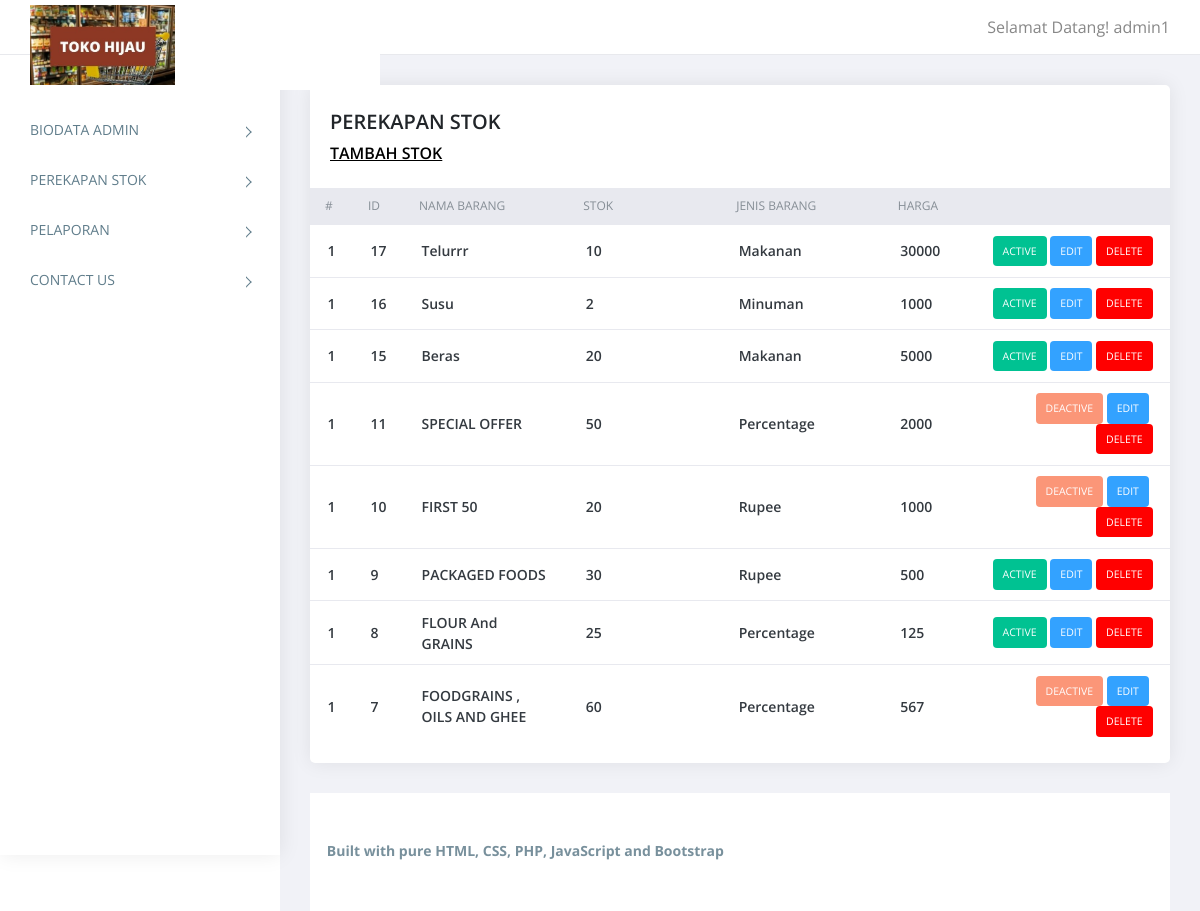
The page /perekapan_stok.php (signed in) on the database its author committed.
### tables this page shows
CREATE TABLE `coupon_master` (
  `id` int(11) NOT NULL,
  `nama_barang` varchar(50) NOT NULL,
  `stok` int(11) NOT NULL,
  `jenis_barang` varchar(10) NOT NULL,
  `harga` int(11) NOT NULL,
  `status` int(11) NOT NULL
);

### perekapan_stok.php (the view, shortened to what this page needs)
<?php
require('top.inc.php');
$sql="select * from coupon_master order by id desc";
$res=mysqli_query($con,$sql);
?>
<div class="content pb-0">
	<div class="orders">
	   <div class="row">
		  <div class="col-xl-12">
			 <div class="card">
				<div class="card-body">
				   <h4 class="box-title">PEREKAPAN STOK</h4>
				   <h4 class="box-link"><a href="detail_stok.php">TAMBAH STOK</a> </h4>
				</div>
				<div class="card-body--">
				   <div class="table-stats order-table ov-h">
					  <table class="table ">
						 <thead>
							<tr>
							   <th class="serial">#</th>
							   <th width="2%">ID</th>
							   <th width="20%">Nama Barang</th>
							   <th width="20%">Stok</th>
							   <th width="20%">Jenis Barang</th>
							   <th width="10%">Harga</th>
							   <th width="26%"></th>
							</tr>
						 </thead>
						 <tbody>
							<?php
							$i=1;
							while($row=mysqli_fetch_assoc($res)){?>
							<tr>
							   <td class="serial"><?php echo $i?></td>
							   <td><?php echo $row['id']?></td>
							   <td><?php echo $row['nama_barang']?></td>
							   <td><?php echo $row['stok']?></td>
							   <td><?php echo $row['jenis_barang']?></td>
							   <td><?php echo $row['harga']?></td>
							   <td>
								<?php
								if($row['status']==1){
									echo "<span class='badge badge-complete'><a href='?type=status&operation=deactive&id=".$row['id']."'>Active</a></span>&nbsp;";
								}else{
									echo "<span class='badge badge-pending'><a href='?type=status&operation=active&id=".$row['id']."'>Deactive</a></span>&nbsp;";
								}
								echo "<span class='badge badge-edit'><a href='detail_stok.php?id=".$row['id']."'>Edit</a></span>&nbsp;";
								echo "<span class='badge badge-delete'><a href='?type=delete&id=".$row['id']."'>Delete</a></span>";
								?>
							   </td>
							</tr>
							<?php } ?>
						 </tbody>
					  </table>
				   </div>
				</div>
			 </div>
		  </div>
	   </div>
	</div>
</div>
<?php
require('footer.inc.php');
?>

### top.inc.php (shortened to what this page needs)
<!doctype html>
<html class="no-js" lang="">
   <head>
      <link rel="stylesheet" href="assets/css/normalize.css">
      <link rel="stylesheet" href="assets/css/bootstrap.min.css">
      <link rel="stylesheet" href="assets/css/font-awesome.min.css">
      <link rel="stylesheet" href="assets/css/themify-icons.css">
      <link rel="stylesheet" href="assets/css/pe-icon-7-filled.css">
      <link rel="stylesheet" href="assets/css/flag-icon.min.css">
      <link rel="stylesheet" href="assets/css/cs-skin-elastic.css">
      <link rel="stylesheet" href="assets/css/style.css">
   </head>
   <body>
      <aside id="left-panel" class="left-panel">
         <nav class="navbar navbar-expand-sm navbar-default">
            <div id="main-menu" class="main-menu collapse navbar-collapse">
               <ul class="nav navbar-nav">
                  <li class="menu-title">MENU</li>
                  <?php if($_SESSION['ADMIN_ROLE']!=1){?>
				   <li class="menu-item-has-children dropdown">
                     <a href="biodata.php" > BIODATA ADMIN</a>
                  </li>
				  <li class="menu-item-has-children dropdown">
                     <a href="perekapan_stok.php" > PEREKAPAN STOK</a>
                  </li>
				  <li class="menu-item-has-children dropdown">
                     <a href="pelaporan.php" > PELAPORAN </a>
                  </li>
				  <li class="menu-item-has-children dropdown">
                     <a href="contact_us.php" > CONTACT US</a>
                  </li>
				  <?php } ?>
               </ul>
            </div>
         </nav>
      </aside>
      <div id="right-panel" class="right-panel">
         <header id="header" class="header">
            <div class="top-left">
               <div class="navbar-header">
                  <a class="navbar-brand" href="index.php"><img src="images/logo.jpg" alt="Logo"></a>
                  <a id="menuToggle" class="menutoggle"><i class="fa fa-bars"></i></a>
               </div>
            </div>
            <div class="top-right">
               <div class="header-menu">
                  <div class="user-area dropdown float-right">
                     <a href="#" class="dropdown-toggle active" data-toggle="dropdown" aria-haspopup="true" aria-expanded="false">Selamat Datang! <?php echo $_SESSION['ADMIN_USERNAME']?></a>
                  </div>
               </div>
            </div>
         </header>

### footer.inc.php (shortened to what this page needs)
         <footer class="site-footer">
            <div class="footer-inner bg-white">
               <div class="row">
                  <div class="col-sm-6">
				<p><center>  <h5><b>Built with pure HTML, CSS, PHP, JavaScript and Bootstrap</b></h5></center></p>
                  </div>
               </div>
            </div>
         </footer>
</div>
</body>
</html>

### rows shown on the page
coupon_master: id "17", nama_barang "Telurrr", stok "10", jenis_barang "Makanan", harga "30000"
coupon_master: id "16", nama_barang "Susu", stok "2", jenis_barang "Minuman", harga "1000"
coupon_master: id "15", nama_barang "Beras", stok "20", jenis_barang "Makanan", harga "5000"
coupon_master: id "11", nama_barang "SPECIAL OFFER", stok "50", jenis_barang "Percentage", harga "2000"
coupon_master: id "10", nama_barang "FIRST 50", stok "20", jenis_barang "Rupee", harga "1000"
coupon_master: id "9", nama_barang "PACKAGED FOODS", stok "30", jenis_barang "Rupee", harga "500"
coupon_master: id "8", nama_barang "FLOUR And GRAINS", stok "25", jenis_barang "Percentage", harga "125"
coupon_master: id "7", nama_barang "FOODGRAINS , OILS AND GHEE", stok "60", jenis_barang "Percentage", harga "567"

### other values the page prints
$_SESSION['ADMIN_USERNAME'] "admin1"
